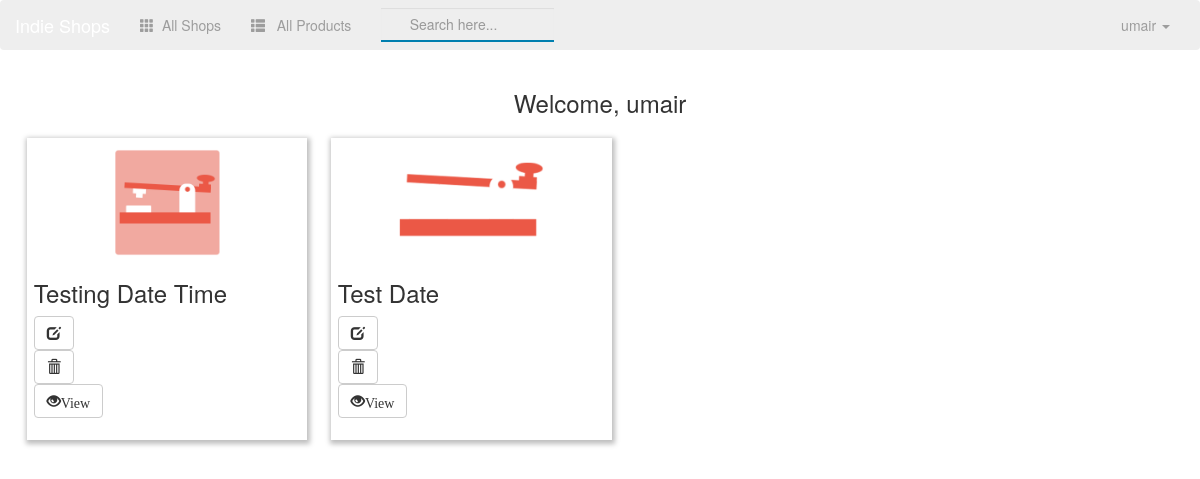
The page /shop/my-products/ (signed in) on the database as committed earlier.
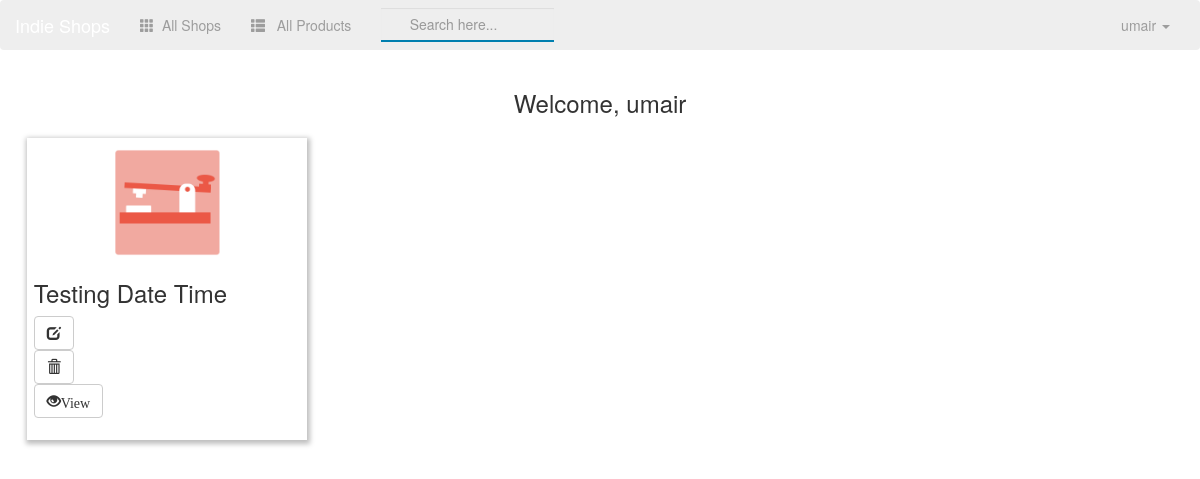
The same page on the database as committed later.
### shop/models.py (models this page shows, shortened)
class Product(models.Model):
    product_name = models.CharField(max_length=250)
    business = models.ForeignKey(Shop, on_delete=models.CASCADE, related_name="products")
    product_desc = models.TextField()
    product_image = models.FileField()
    price = models.DecimalField(max_digits=6, decimal_places=2)
    created = models.DateTimeField(auto_now_add=True, blank=True)

### shop/views.py (the view)
class MyProducts(LoginRequiredMixin, ListView):
    template_name = 'shop/my_products.html'
    context_object_name = 'my_products'
    def get_queryset(self):
        user = self.request.user.id
        queryset = Product.objects.filter(business__owner=user)
        return queryset

### shop/templates/shop/my_products.html (shortened to what this page needs)
{% extends 'shop/base.html' %}
{% block main-content %}
    {% if my_products %}
        <h3 style=text-align:center;">Welcome, {{ user }}</h3>
        {% for my in my_products %}
            <div class="card-container">
                <div class="thumbnail card-image">
                    <img src="{{ my.product_image.url }}"/>
                </div>
                <h3>{{ my.product_name }}</h3>
                <div class="form-group">
                    <a href="{% url 'shop:update-product' my.id %}">
                        <button type="submit" class="btn btn-default">
                            <span class="glyphicon glyphicon-edit"></span>
                        </button>
                    </a>
                    <form action="{% url 'shop:delete-product' my.id %}" method="post">
                        <button type="submit" class="btn btn-default">
                            <span class="glyphicon glyphicon-trash">
                            </span>
                        </button>
                    </form>
                    <a href="{% url 'shop:product-details' my.id %}">
                        <button type="submit" class="btn btn-default">
                            <span class="glyphicon glyphicon-eye-open">View</span>
                        </button>
                    </a>
                </div>
            </div>
        {% endfor %}
    {% else %}
    <div class="col-sm-10 col-sm-offset-1 col-md-8 col-lg-8 col-md-offset-2 col-lg-offset-2 emptyResults-box">
        <h4 class="emptyResultsTextHeading">I'm Sorry! You haven't got any products! :( How About Adding Some Through <a href="{% url 'shop:add-product' %}">Here?</a></h4>
     </div>
    {% endif %}
{% endblock %}

Rows that differ between the two databases and show on the page:
removed Product: product_image (picture), product_name "Test Date"
